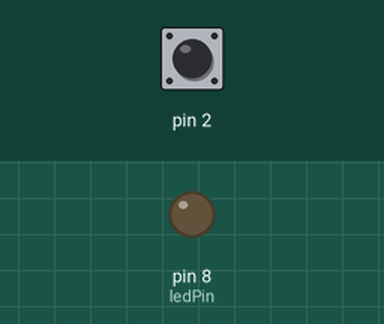
Recording of a sketch running on a simulated Arduino Uno, built with avr-gcc and run on an emulated ATmega328P. On the bench: output pins drawn as LEDs (lit = HIGH). The inputs (shaded band) are chosen by the test bench; at power-on: pin 2 HIGH.

Above: at 1.2 s.
1.3 s: pin 2 pulled LOW for 0.15 s
At 1.7 s:
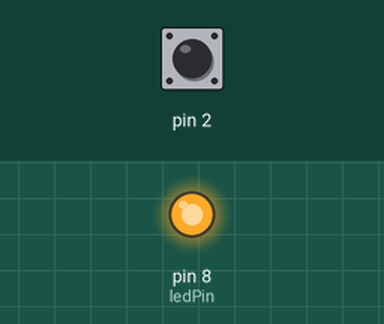
2.9 s: pin 2 pulled LOW for 1 s
At 4.1 s:
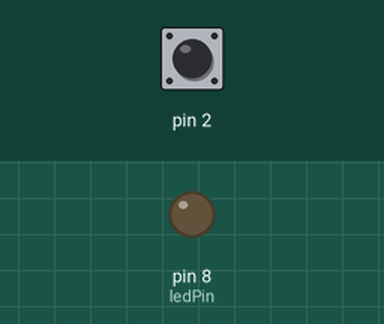
5.4 s: pin 2 pulled LOW for 3.2 s
At 6.0 s:
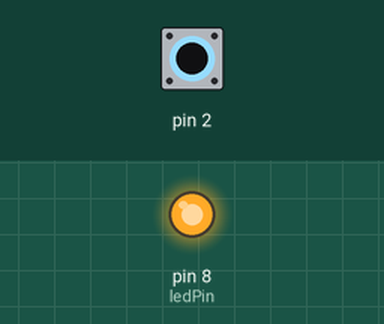
Timing chart, 0 to 8.4 s (numbered marks = the images above; inputs shaded):
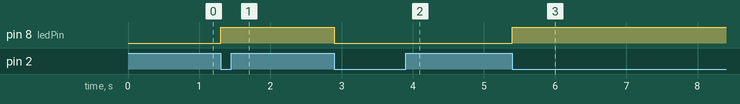

Measured:
- after the input at 1.3 s, pin 8 (ledPin): LOW → HIGH at once
- after the input at 2.9 s, pin 8 (ledPin): HIGH → LOW at once
- after the input at 5.4 s, pin 8 (ledPin): LOW → HIGH at once

The sketch:

2.LED_BTN.ino
```cpp
volatile bool ledState = false;
const int ledPin = 8;

void setup() {
  pinMode(ledPin, OUTPUT);
  pinMode(2, INPUT_PULLUP);  // Подтяжка к +5V

  attachInterrupt(digitalPinToInterrupt(2), buttonPressed, FALLING);
}

void loop() {
  digitalWrite(ledPin, ledState);  // Управление светодиодом
}

// Обработчик прерывания
void buttonPressed() {
  ledState = !ledState;
}
```
